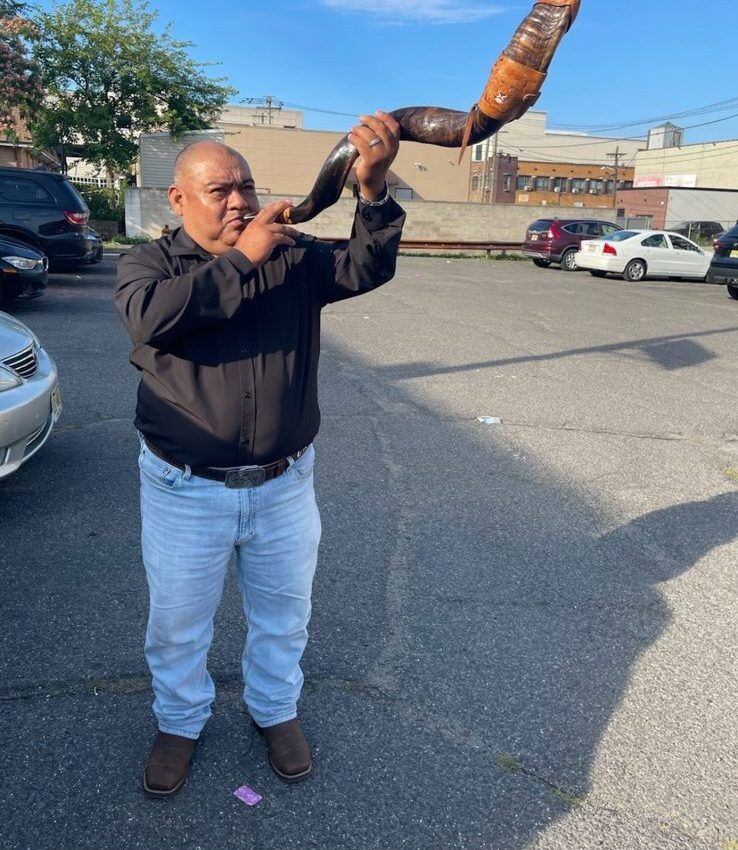
#> input picture img/img_5978.jpg, 738 x 850 px
$ python build_p2f.py ../img/img_5978.jpg ../img/img_5978.jpg ../img/img_5978.jpg   (older library calls are emulated)
#> lines starting #> are read from the running program, lines starting #| are printed output that depends on the picture; after the words box and inside, x2 and y2 are one past the last pixel; in counts of white or black regions, pixels touching at a corner belong together
"""Build the Photo -> Figure animation layers from the two photos.
Inputs: background-removed cutouts of img_5978 (customer photo) and img_5997 (finished figure), made with rembg (isnet-general-use).
Outputs in img/p2f/: cut.webp (person), edge.webp (cut-line glow), mesh.webp (scan mesh), clay.webp (grey model), fig.webp (printed figure),
all on one shared canvas so they line up, plus p2f.json with how that canvas sits on the original photo."""
import sys, json, numpy as np, cv2
from PIL import Image
from scipy.spatial import Delaunay
SRC_CUT, SRC_FIG, OUT = sys.argv[1], sys.argv[2], sys.argv[3]
TH = 1000                                   # shared canvas: subject height in px
def load(p): return np.asarray(Image.open(p).convert('RGBA')).astype(np.float32)
#> called with p = '../img/img_5978.jpg'
def bbox(a, t=40):
    ys, xs = np.where(a[..., 3] > t); return xs.min(), ys.min(), xs.max() + 1, ys.max() + 1
P = load(SRC_CUT); F = load(SRC_FIG)
def marks(A):
    """feet line, leg centre and head top: used to line the figure up with the person (the raised horn differs)"""
    m = A[..., 3] > 40; ys, xs = np.where(m); y0, y1, x0, x1 = ys.min(), ys.max() + 1, xs.min(), xs.max() + 1
#> after `m = A[..., 3] > 40`: m: shape (850, 738) bool; every value is 1
#> after `y0, y1, x0, x1 = (ys.min(), ys.max() + 1, xs.min(), xs.max() + 1)`: y0 = 0; y1 = 850; x0 = 0; x1 = 738
    legx = np.where(m[int(y1 - (y1 - y0) * 0.25):y1])[1].mean(); w = (x1 - x0) * 0.12
#> after `legx = np.where(m[int(y1 - (y1 - y0) * 0.25):y1])[1].mean()`: legx = 368.5
#> after `w = (x1 - x0) * 0.12`: w = 88.56
    head = np.where(m[:, int(legx - w):int(legx + w)].any(1))[0].min()
#> head = 0
    return dict(x0=x0, y0=y0, x1=x1, y1=y1, legx=legx, head=head)
mp, mf = marks(P), marks(F)
#> mp = {'x0': 0, 'y0': 0, 'x1': 738, 'y1': 850, 'legx': 368.5, 'head': 0}; mf has the same summary as mp
BODY = 1.0
sp, sf = BODY / (mp['y1'] - mp['head']), BODY / (mf['y1'] - mf['head'])     # same body height for both
#> sp = 0.00118; sf = 0.00118
up = max((mp['y1'] - mp['y0']) * sp, (mf['y1'] - mf['y0']) * sf)             # tallest reach (horn) above the feet
#> up = 1
left = max((mp['legx'] - mp['x0']) * sp, (mf['legx'] - mf['x0']) * sf); right = max((mp['x1'] - mp['legx']) * sp, (mf['x1'] - mf['legx']) * sf)
#> after `left = max((mp['legx'] - mp['x0']) * sp, (mf['legx'] - mf['x0']) * sf)`: left = 0.434
#> after `right = max((mp['x1'] - mp['legx']) * sp, (mf['x1'] - mf['legx']) * sf`: right = 0.435
k = TH / up; sp *= k; sf *= k; left *= k; right *= k
#> after `k = TH / up`: k = 1000
#> after `sp *= k`: sp = 1.18
#> after `sf *= k`: sf = 1.18
#> after `left *= k`: left = 433.5
#> after `right *= k`: right = 434.7
M = 40; CW = int(left + right + 2 * M); CH = TH + 2 * M; AX, AY = M + left, M + TH
#> after `CW = int(left + right + 2 * M)`: CW = 948
#> after `AX, AY = (M + left, M + TH)`: AX = 473.5; AY = 1040
def place(img, mk, s):
#> called with s = 1.18
    big = cv2.resize(img, (int(round(img.shape[1] * s)), int(round(img.shape[0] * s))), interpolation=cv2.INTER_CUBIC if s > 1 else cv2.INTER_AREA)
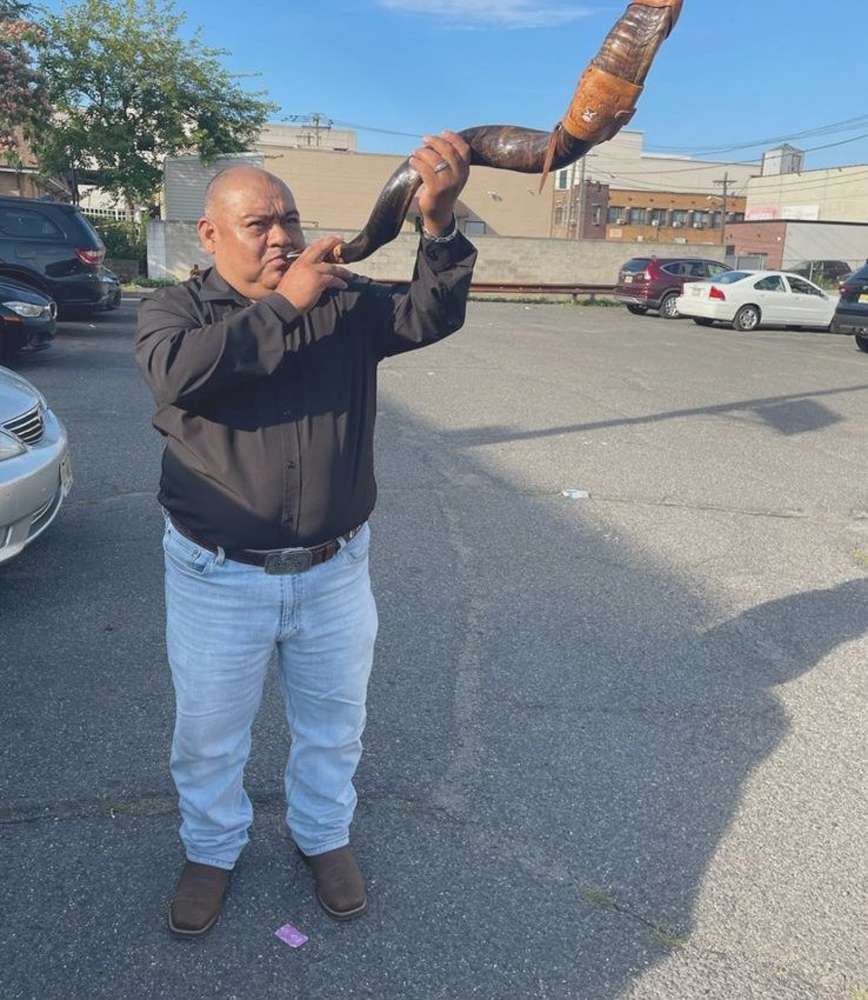
#> big: shape (1000, 868, 4) float32; mean R, G, B, A 106.6, 119, 131.9, 255.9; transparent parts drawn white
    ox = int(round(AX - mk['legx'] * s)); oy = int(round(AY - mk['y1'] * s))
#> after `ox = int(round(AX - mk['legx'] * s))`: ox = 40
#> after `oy = int(round(AY - mk['y1'] * s))`: oy = 40
    out = np.zeros((CH, CW, 4), np.float32)
    xs0, ys0 = max(0, -ox), max(0, -oy); xd0, yd0 = max(0, ox), max(0, oy)
#> after `xs0, ys0 = (max(0, -ox), max(0, -oy))`: xs0 = 0; ys0 = 0
#> after `xd0, yd0 = (max(0, ox), max(0, oy))`: xd0 = 40; yd0 = 40
    ww = min(big.shape[1] - xs0, CW - xd0); hh = min(big.shape[0] - ys0, CH - yd0)
#> after `ww = min(big.shape[1] - xs0, CW - xd0)`: ww = 868
#> after `hh = min(big.shape[0] - ys0, CH - yd0)`: hh = 1000
    out[yd0:yd0 + hh, xd0:xd0 + ww] = big[ys0:ys0 + hh, xs0:xs0 + ww]
    return np.clip(out, 0, 255), ox, oy
cut, pox, poy = place(P, mp, sp)
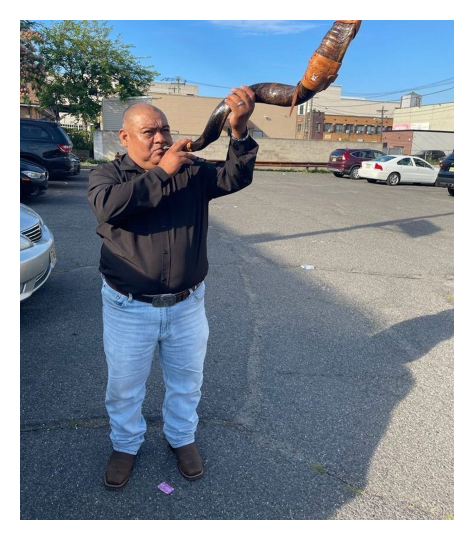
#> cut: shape (1080, 948, 4) float32 (shown at 1/2 size); mean R, G, B, A 90.4, 100.9, 111.8, 216.9; transparent parts drawn white
#> pox = 40; poy = 40
fig, _, _ = place(F, mf, sf)
a = cut[..., 3] / 255.0; mask = (a > 0.5).astype(np.uint8)
#> after `mask = (a > 0.5).astype(np.uint8)`: mask: shape (1080, 948); values 0 (black) and 1 (white), 84.8% white; 1 black region, box (x1, y1, x2, y2) and area: (0, 0, 948, 1080) 155840
def save(arr, name, q=86):
#> called with name = 'cut', q = 86
    Image.fromarray(np.clip(arr, 0, 255).astype(np.uint8), 'RGBA').save(f'{OUT}/{name}.webp', 'WEBP', quality=q, method=6)
save(cut, 'cut'); save(fig, 'fig')
# --- cut-line glow (where the background was cut away)
k = cv2.getStructuringElement(cv2.MORPH_ELLIPSE, (5, 5))
ring = cv2.dilate(mask, k, iterations=2) - cv2.erode(mask, k, iterations=1)
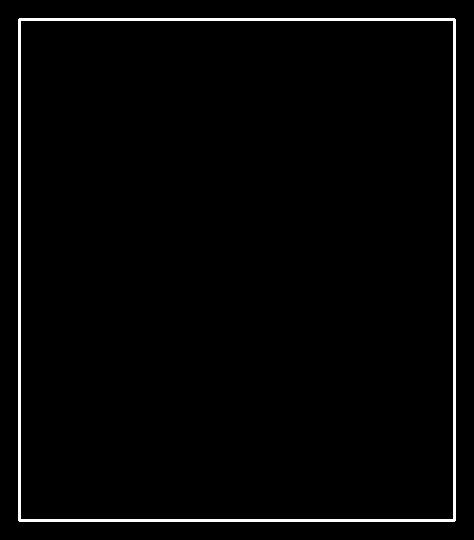
#> ring: shape (1080, 948) (shown at 1/2 size); values 0 (black) and 1 (white), 2.2% white; 1 white region, box (x1, y1, x2, y2) and area: (36, 36, 912, 1044) 22440
glow = cv2.GaussianBlur(ring.astype(np.float32), (0, 0), 3) * 1.6 + ring * 0.9
e = np.zeros((CH, CW, 4), np.float32); e[..., 0] = 255; e[..., 1] = 255; e[..., 2] = 255; e[..., 3] = np.clip(glow, 0, 1) * 255
save(e, 'edge', 80)
# --- grey "clay" model: shading from a height field built from the photo's luminance
rgb = cut[..., :3]; lum = (0.3 * rgb[..., 0] + 0.59 * rgb[..., 1] + 0.11 * rgb[..., 2]) / 255.0
lum = cv2.bilateralFilter(lum.astype(np.float32), 9, 0.12, 6)
dist = cv2.distanceTransform(mask, cv2.DIST_L2, 5); dist = np.sqrt(dist / (dist.max() + 1e-6))     # rounded body volume
hgt = cv2.GaussianBlur(lum, (0, 0), 1.3) * 0.9 + cv2.GaussianBlur(dist, (0, 0), 5) * 1.5
gx = cv2.Sobel(hgt, cv2.CV_32F, 1, 0, ksize=5) * 0.045; gy = cv2.Sobel(hgt, cv2.CV_32F, 0, 1, ksize=5) * 0.045
n = np.dstack([-gx, -gy, np.ones_like(gx)]); n /= np.linalg.norm(n, axis=2, keepdims=True)
L = np.array([-0.45, -0.6, 0.66]); L /= np.linalg.norm(L)
diff = np.clip((n * L).sum(2), 0, 1); rim = np.clip(1 - n[..., 2], 0, 1) ** 2
Hh = np.array([0, 0, 1.0]) + L; Hh /= np.linalg.norm(Hh); spec = np.clip((n * Hh).sum(2), 0, 1) ** 40
ao = np.clip(0.55 + 0.45 * cv2.GaussianBlur(lum, (0, 0), 7) / (lum.mean() + 1e-6) * 0.6, 0.45, 1.05)
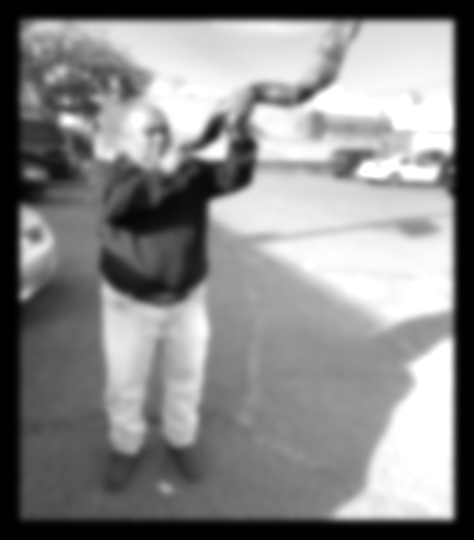
#> ao: shape (1080, 948) float32 (shown at 1/2 size); min 0.55, max 1.05, mean 0.819; drawn with min black and max white
base = np.array([196, 192, 188.0])
detail = np.clip(1 + 1.6 * (cv2.GaussianBlur(lum, (0, 0), 1.0) - cv2.GaussianBlur(lum, (0, 0), 6)), 0.55, 1.35)
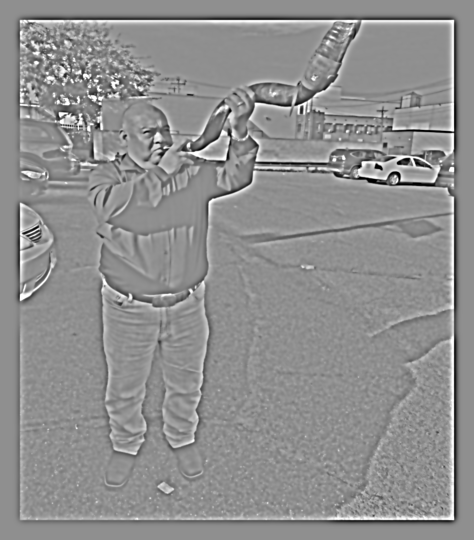
#> detail: shape (1080, 948) float32 (shown at 1/2 size); min 0.55, max 1.35, mean 1; drawn with min black and max white
clay = base * (0.1 + 0.9 * diff)[..., None] * ao[..., None] * detail[..., None] + 255 * (0.3 * spec + 0.1 * rim)[..., None]
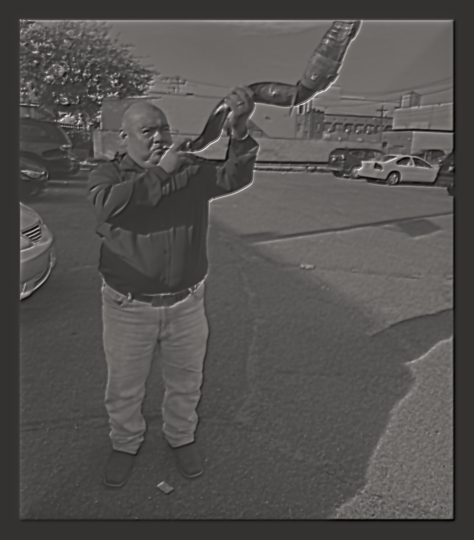
#> clay: shape (1080, 948, 3) float64 (shown at 1/2 size); mean of channels 0, 1, 2 113.7, 111.4, 109.1; drawn with min black and max white
c = np.dstack([np.clip(clay, 0, 255), cut[..., 3]]); save(c, 'clay')
#> after `c = np.dstack([np.clip(clay, 0, 255), cut[..., 3]])`:
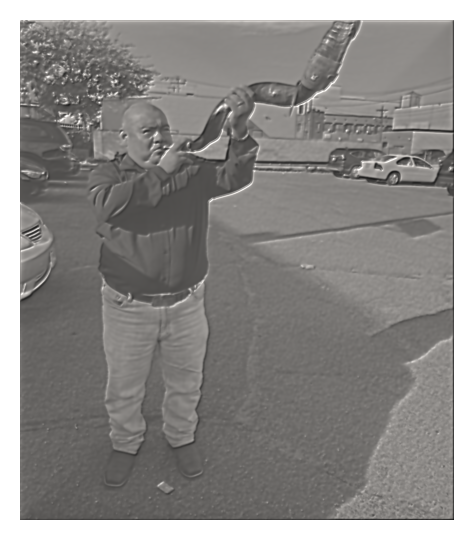
#> c: shape (1080, 948, 4) float64 (shown at 1/2 size); mean of channels 0, 1, 2, 3 113.7, 111.4, 109.1, 216.2; transparent parts drawn white
#> (the run stopped early here; a loop or call above may not have finished)
